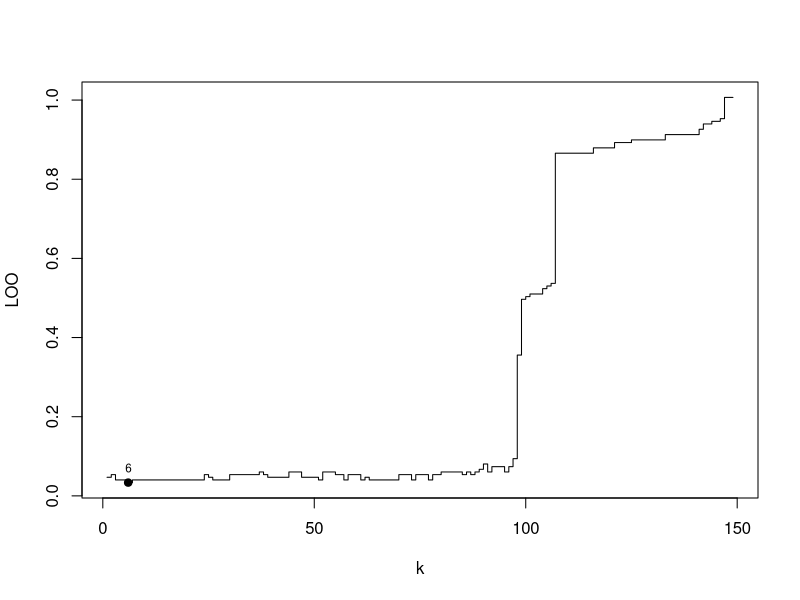

Write the R code that produced this figure.
euclideanDistance <- function(u, v)
{
  sqrt(sum((u - v)^2))
}
sortObjectsByDist <- function(x1, z, metricFunction =
                                euclideanDistance)
  {
  l <- dim(x1)[1]
  n <- dim(x1)[2]-1
  distances <- matrix(NA, l, 2)
  for (i in 1:l) 
    {
    distances[i, ] <- c(i, euclideanDistance(x1[i, 1:n], z)) 
  }
  orderedX1 <- x1[order(distances[, 2]), ]
  return(orderedX1)
}
kNN <- function(k, orderedX1)
  {
  n <- dim(orderedX1)[2] - 1
  classes <- orderedX1[1:k, n + 1]
  counts <- table(classes)
  class <- names(which.max(counts))
  return(class)
}
LOO <- function(x1)
  {
  m <- dim(x1)[1]
  l <- m - 1
  L <- matrix(0, (l), 1)
  for (i in 1:m) 
    {
    z <- x1[i, 1:2]
    x2 <- x1[-i, ]
    orderedX2 <- sortObjectsByDist(x2, z)
    for (k in 1:l) 
      {
      class <- kNN(k, orderedX2)
      if (class != x1[i, 3]) {
        L[k] <- L[k] + 1
      }
    }
  }
  min_k <- which.min(L[1:l])
  min_v <- L[min_k]
  I <- matrix(1:l, l, 1)
  for (i in 1:l) {
    L[i] <- L[i]/l
  }
  plot(I[1:l], L[1:l], type = "s", xlab = "k", ylab = "LOO")
  points(min_k, min_v/l, pch = 21, bg = "black")
  text(min_k, min_v/l,labels=min_k, cex= 0.7, pos=3)
  return(min_k)
}
  k <- LOO(iris[, 3:5])
  